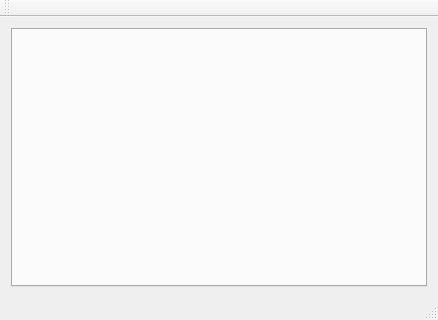
<?xml version="1.0" encoding="UTF-8"?>
<ui version="4.0">
 <class>MainWindow</class>
 <widget class="QMainWindow" name="MainWindow">
  <property name="geometry">
   <rect>
    <x>0</x>
    <y>0</y>
    <width>438</width>
    <height>320</height>
   </rect>
  </property>
  <property name="windowTitle">
   <string>MainWindow</string>
  </property>
  <widget class="QWidget" name="centralWidget">
   <layout class="QVBoxLayout" name="verticalLayout">
    <item>
     <widget class="QTabWidget" name="tabWidget">
      <property name="currentIndex">
       <number>-1</number>
      </property>
     </widget>
    </item>
   </layout>
  </widget>
  <widget class="QMenuBar" name="menuBar">
   <property name="geometry">
    <rect>
     <x>0</x>
     <y>0</y>
     <width>438</width>
     <height>21</height>
    </rect>
   </property>
  </widget>
  <widget class="QToolBar" name="mainToolBar">
   <attribute name="toolBarArea">
    <enum>TopToolBarArea</enum>
   </attribute>
   <attribute name="toolBarBreak">
    <bool>false</bool>
   </attribute>
  </widget>
  <widget class="QStatusBar" name="statusBar"/>
 </widget>
 <layoutdefault spacing="6" margin="11"/>
 <resources/>
 <connections/>
</ui>
